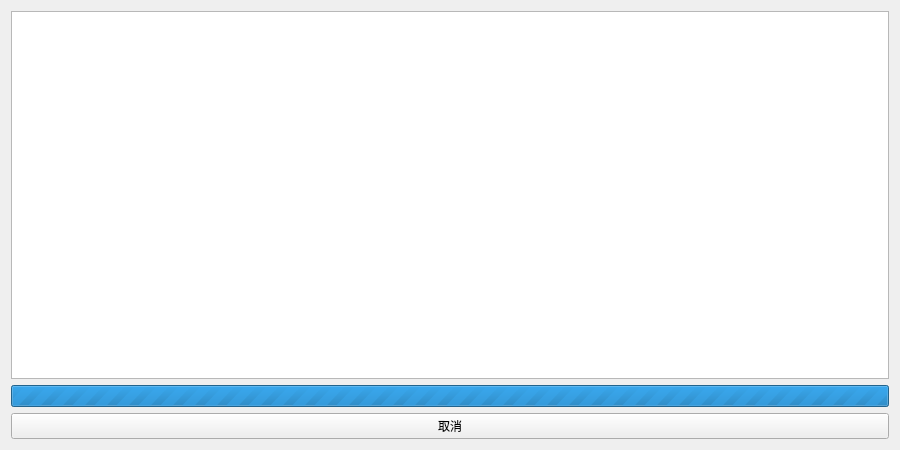
<?xml version="1.0" encoding="UTF-8"?>
<ui version="4.0">
 <class>get_list_lyrics</class>
 <widget class="QWidget" name="get_list_lyrics">
  <property name="geometry">
   <rect>
    <x>0</x>
    <y>0</y>
    <width>900</width>
    <height>450</height>
   </rect>
  </property>
  <property name="windowTitle">
   <string>获取专辑/歌单歌词</string>
  </property>
  <layout class="QVBoxLayout" name="verticalLayout">
   <item>
    <widget class="QPlainTextEdit" name="plainTextEdit">
     <property name="readOnly">
      <bool>true</bool>
     </property>
    </widget>
   </item>
   <item>
    <widget class="QProgressBar" name="progressBar">
     <property name="maximum">
      <number>0</number>
     </property>
     <property name="value">
      <number>0</number>
     </property>
    </widget>
   </item>
   <item>
    <widget class="QPushButton" name="pushButton">
     <property name="text">
      <string>取消</string>
     </property>
    </widget>
   </item>
  </layout>
 </widget>
 <resources/>
 <connections/>
</ui>
